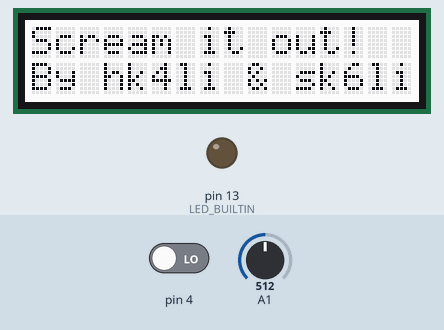
This sketch was run on a simulated Arduino Uno, built with avr-gcc and run on an emulated ATmega328P. On the bench: 16×2 character LCD, output pins drawn as LEDs (lit = HIGH). The inputs (shaded band) are chosen by the test bench; at power-on: pin 4 LOW, A1 = 512.

Above: at 2.3 s.
2.4 s: pin 4 driven HIGH
At 2.61 s:
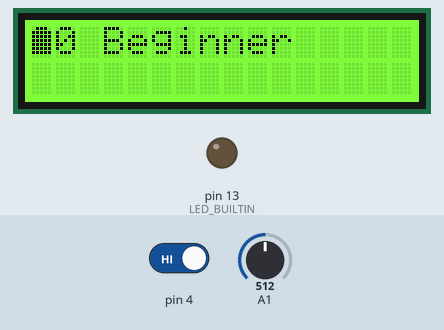
4.3 s: A1 set to 581
5.8 s: A1 set to 600
At 5.96 s:
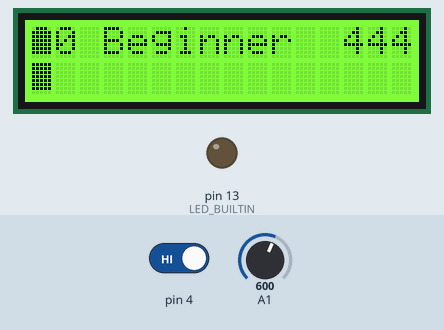
7.7 s: A1 set to 511
At 7.76 s:
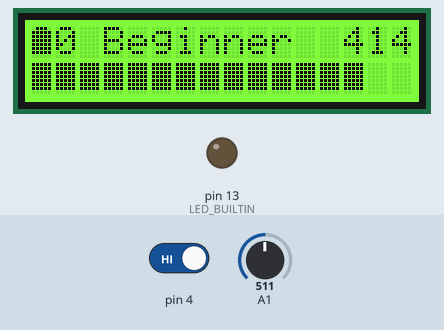
9.2 s: A1 set to 610
At 9.56 s:
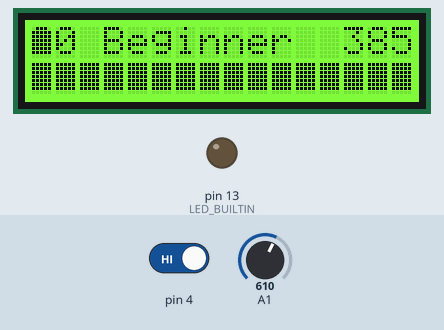
12.2 s: A1 set to 716
At 13.63 s:
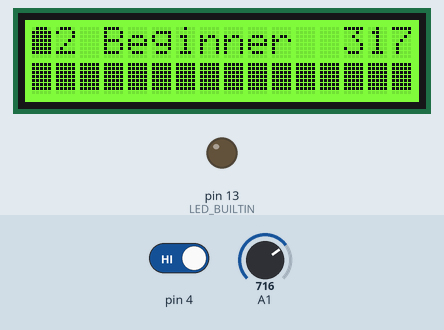

Measured:
- the behaviour switches between 599 and 600 on A1 (found by bisection; images 1 and 2)
- after the input at 2.4 s, the display: changes after 0.16 s (image 1)
- after the input at 5.8 s, the display: first differs from a run without the input after 0.12 s (image 2)
- after the input at 9.2 s, the display: first changes after 0.09 s (image 4 shows a later state)

The sketch:

main.ino
```cpp
#include <Wire.h>
#include "rgb_lcd.h"

rgb_lcd display;

byte bar[8] = {
  B11111,
  B11111,
  B11111,
  B11111,
  B11111,
  B11111,
  B11111,
};

byte smiley[8] = {
  B00000,
  B10001,
  B00000,
  B00000,
  B10001,
  B01110,
  B00000,
};

byte canister[8] = {
  B01110,
  B11111,
  B11111,
  B11111,
  B11111,
  B11111,
  B11111,
};

int STARTUP = 0, READY = 1, SCREAM = 2, END = 3, REPLAY = 4;
int FULLCAN = 750;
unsigned long GAMELENGTH = 30000;
String PLAYERS[] = {"Sulley", "Randall", "Ranft", "Luckey", "You"};
int TOPSCORES[] = {13125, 11850, 9617, 8173};

void setup() {
  // put your setup code here, to run once:
  //Serial.begin(9600);
  pinMode(LED_BUILTIN, OUTPUT);
  pinMode(4, INPUT);
  display.begin(16, 2);
  display.print("Scream it out!");
  display.setCursor(0,1);
  display.print("By hk4li & sk6li");
  display.createChar(0, bar);
  display.createChar(1, smiley);
  display.createChar(2, canister);
  delay(1000);
}

int countBars = 0, sensorValue = 0, buttonValue = 0, state = STARTUP;
int gauge = 0, cans = 0;
unsigned long gameTime = 0;
String leaderboard[5];

void printCans(int numCans){
  display.setCursor(0,0);
  display.write(byte(2));
  display.print(numCans);
}

void clearBar(){
  display.setCursor(0,1);
  display.print("                ");
}

void updateRanking(int score){
  display.setCursor(3, 0);
  switch (score) {
  case 0 ... 2:
    display.print("Beginner");
    break;
  case 3 ... 5:
    display.print(" Trainee");
    break;
  case 6 ... 8:
    display.print("  Worker");
    break;
   case 9 ... 12:
    display.print("  Master");
    break;
  default:
    display.print("  Genius");
    break;
  }
}

void printTime(int gameTime){
  display.setCursor(13, 0);
  int displayT = GAMELENGTH/60 - (millis() - gameTime)/60;
  if(displayT <= 0){
    display.print("  0");
  } else if (displayT < 10){
    display.print("  ");
    display.print(displayT);
  } else if(displayT < 99){
    display.print(" ");
    display.print(displayT);
  } else {
    display.print(displayT);
  }
}

int matchingScore(String player, int userScore){
  if(player == "Sulley"){
    return 13125;
  } else if(player == "Randall"){
    return 11850;
  } else if (player == "Ranft"){
    return 9617;
  } else if(player == "Luckey"){
    return 8173;
  } else {
    return userScore;
  }
}

void shift(int index, String leaderboard[]){
  String temp = leaderboard[4];
  for(int x = 4; x > index; x--){
    leaderboard[x] = leaderboard[x-1];
  }
  leaderboard[index] = temp;
}

void printScores(int userScore){
  for(int x = 0; x < 5; x++){
    leaderboard[x] = PLAYERS[x];
  }

  for(int i = 0; i < 4; i++){
    if(userScore > TOPSCORES[i]){
      shift(i, leaderboard);
      break;
    }
  }
  display.setCursor(0,1);
  display.print("1." + leaderboard[0] + ": " + matchingScore(leaderboard[0], userScore) + "                ");
  delay(3000);
  for(int i = 1; i < 4; i+=2){
    display.setCursor(0,0);
    display.print(i+1);
    display.print("." + leaderboard[i] + ": " + matchingScore(leaderboard[i], userScore) + "                   ");
    display.setCursor(0,1);
    display.print(i+2);
    display.print("." + leaderboard[i+1] + ": " + matchingScore(leaderboard[i+1], userScore) + "                     ");
    delay(3000);
  }
}

void loop() {
  buttonValue = digitalRead(4);

  if(state == STARTUP){
    if(buttonValue == 1){
       state = READY;
    }
  } else if(state == READY){
    display.setCursor(0,0);
    display.print("Click button and");
    display.setCursor(0,1);
    display.print("start screaming!");
    cans = 0;
    countBars = 0;
    gauge = 0;

    if(buttonValue == 1){
      state = SCREAM;
      display.setRGB(90, 255, 0);
      gameTime = millis();
      display.clear();
      printCans(cans);
      updateRanking(cans);
    }
  } else if(state == SCREAM){
    if(millis() - gameTime > GAMELENGTH){
      state = END;
    } else {// if(buttonValue == HIGH){
      if(millis() - gameTime > 9*GAMELENGTH/10){
        display.setRGB(230, 0, 0);
      }
      sensorValue = analogRead(A1);
      if(sensorValue >= 600){
        gauge += 2*sensorValue - 600;
      }

      //Serial.println(sensorValue);

      display.setCursor(countBars,1);
      if(gauge > FULLCAN){
        gauge -= FULLCAN;
        countBars++;
        display.write(byte(0));
      }

      if(countBars == 17){
        cans++;
        countBars = 0;
        printCans(cans);
        updateRanking(cans);
        clearBar();
      }

      printTime(gameTime);
    }
  } else if(state == END){
    printCans(cans);
    updateRanking(cans);
    printTime(gameTime);
    display.setRGB(255, 51, 51);
    display.setCursor(0,1);
    display.print("Tiiiiime's up!!!");
    delay(3000);
    display.setColorWhite();
    display.setCursor(0,0);
    display.print("Leaderboard     ");
    int score = (gauge+countBars*750+cans*750*17)/10;
    printScores(score);
    state = REPLAY;
  } else if(state == REPLAY){
    display.setCursor(0,0);
    display.print("Thnx 4 play'n!  ");
    display.setCursor(0,1);
    display.print("Click to replay  ");
    if(buttonValue == 1){
      state = READY;
    }
  }

  delay(100);
}
```
